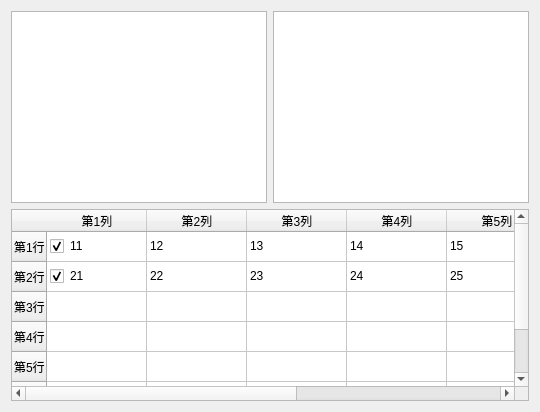
      <widget class="QWidget" name="tab_18">
       <attribute name="title">
        <string>QTableView</string>
       </attribute>
       <layout class="QGridLayout" name="gridLayout_17">
        <item row="0" column="1">
         <widget class="QTableView" name="tableView_2"/>
        </item>
        <item row="0" column="0">
         <widget class="QTableView" name="tableView"/>
        </item>
        <item row="1" column="0" colspan="2">
         <widget class="QTableWidget" name="tableWidget">
          <property name="verticalScrollMode">
           <enum>QAbstractItemView::ScrollPerItem</enum>
          </property>
          <attribute name="horizontalHeaderShowSortIndicator" stdset="0">
           <bool>false</bool>
          </attribute>
          <attribute name="verticalHeaderShowSortIndicator" stdset="0">
           <bool>false</bool>
          </attribute>
          <row>
           <property name="text">
            <string>第1行</string>
           </property>
          </row>
          <row>
           <property name="text">
            <string>第2行</string>
           </property>
          </row>
          <row>
           <property name="text">
            <string>第3行</string>
           </property>
          </row>
          <row>
           <property name="text">
            <string>第4行</string>
           </property>
          </row>
          <row>
           <property name="text">
            <string>第5行</string>
           </property>
          </row>
          <row>
           <property name="text">
            <string>第6行</string>
           </property>
          </row>
          <row>
           <property name="text">
            <string>第7行</string>
           </property>
          </row>
          <column>
           <property name="text">
            <string>第1列</string>
           </property>
          </column>
          <column>
           <property name="text">
            <string>第2列</string>
           </property>
          </column>
          <column>
           <property name="text">
            <string>第3列</string>
           </property>
          </column>
          <column>
           <property name="text">
            <string>第4列</string>
           </property>
          </column>
          <column>
           <property name="text">
            <string>第5列</string>
           </property>
          </column>
          <column>
           <property name="text">
            <string>第6列</string>
           </property>
          </column>
          <column>
           <property name="text">
            <string>第7列</string>
           </property>
          </column>
          <item row="0" column="0">
           <property name="text">
            <string>11</string>
           </property>
           <property name="checkState">
            <enum>Checked</enum>
           </property>
          </item>
          <item row="0" column="1">
           <property name="text">
            <string>12</string>
           </property>
          </item>
          <item row="0" column="2">
           <property name="text">
            <string>13</string>
           </property>
          </item>
          <item row="0" column="3">
           <property name="text">
            <string>14</string>
           </property>
          </item>
          <item row="0" column="4">
           <property name="text">
            <string>15</string>
           </property>
          </item>
          <item row="0" column="5">
           <property name="text">
            <string>16</string>
           </property>
          </item>
          <item row="0" column="6">
           <property name="text">
            <string>17</string>
           </property>
          </item>
          <item row="1" column="0">
           <property name="text">
            <string>21</string>
           </property>
           <property name="checkState">
            <enum>Checked</enum>
           </property>
          </item>
          <item row="1" column="1">
           <property name="text">
            <string>22</string>
           </property>
          </item>
          <item row="1" column="2">
           <property name="text">
            <string>23</string>
           </property>
          </item>
          <item row="1" column="3">
           <property name="text">
            <string>24</string>
           </property>
          </item>
          <item row="1" column="4">
           <property name="text">
            <string>25</string>
           </property>
          </item>
          <item row="1" column="5">
           <property name="text">
            <string>26</string>
           </property>
          </item>
          <item row="1" column="6">
           <property name="text">
            <string>27</string>
           </property>
          </item>
         </widget>
        </item>
       </layout>
      </widget>
